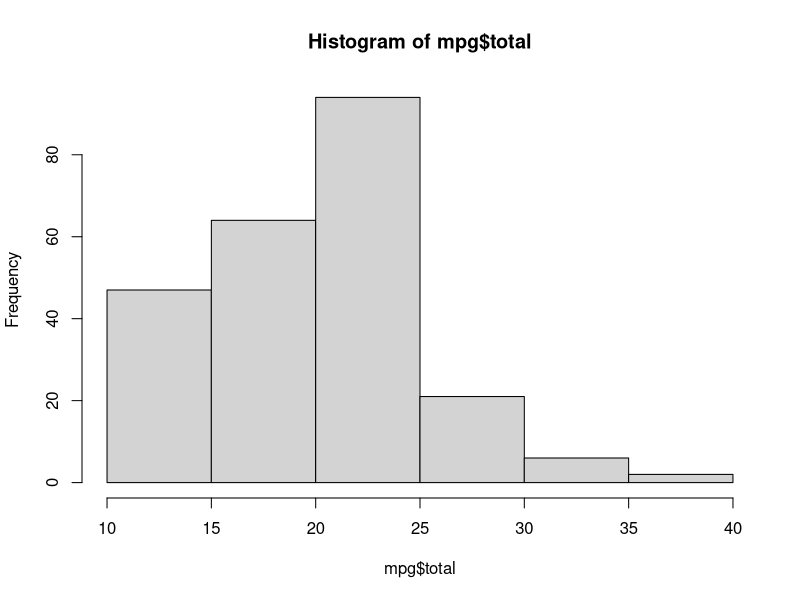

Write R code to recreate this figure.
# %% In[0]: Using Dplyr
library(dplyr)
library(ggplot2)
df_raw = data.frame(var1 = c(1, 2, 3), var2 = c(2, 4, 6))

df_new = df_raw

df_new = rename(df_new, v2 = var2)

df_new = rename(df_new, v1 = var1)

df_new$v3 = df_new$v1 + df_new$v2

# %% In[1]: Using mpg
mpg$total = (mpg$cty + mpg$hwy) / 2
head(mpg)
hist(mpg$total)

mpg$test = ifelse(mpg$total >= 20, 'pass', 'fail')

table(mpg$test)
